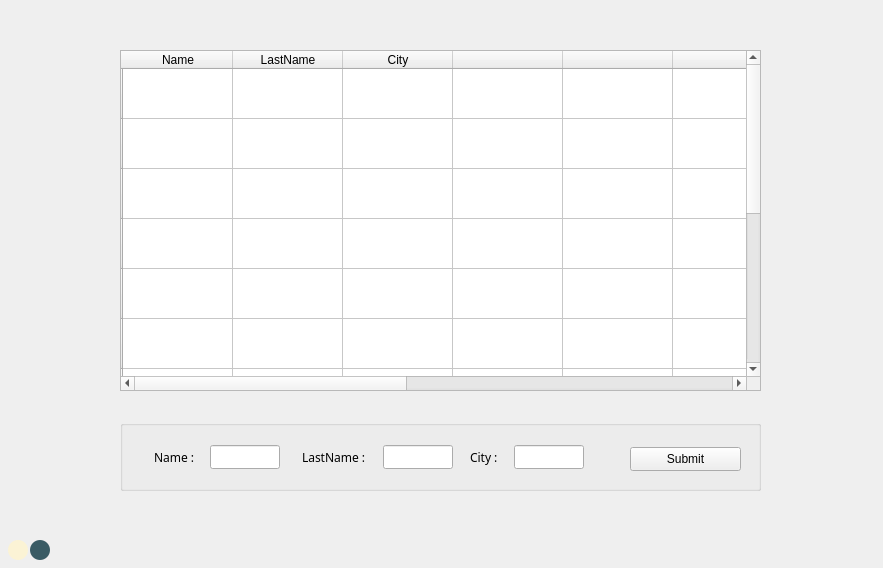
<?xml version="1.0" encoding="UTF-8"?>
<ui version="4.0">
 <class>MainWindow</class>
 <widget class="QMainWindow" name="MainWindow">
  <property name="geometry">
   <rect>
    <x>0</x>
    <y>0</y>
    <width>883</width>
    <height>568</height>
   </rect>
  </property>
  <property name="font">
   <font>
    <bold>false</bold>
   </font>
  </property>
  <property name="tabletTracking">
   <bool>false</bool>
  </property>
  <property name="windowTitle">
   <string>MainWindow</string>
  </property>
  <property name="autoFillBackground">
   <bool>false</bool>
  </property>
  <property name="styleSheet">
   <string notr="true"/>
  </property>
  <property name="iconSize">
   <size>
    <width>40</width>
    <height>40</height>
   </size>
  </property>
  <widget class="QWidget" name="centralwidget">
   <widget class="QTableWidget" name="tableWidget">
    <property name="geometry">
     <rect>
      <x>120</x>
      <y>50</y>
      <width>641</width>
      <height>341</height>
     </rect>
    </property>
    <property name="mouseTracking">
     <bool>true</bool>
    </property>
    <property name="tabletTracking">
     <bool>true</bool>
    </property>
    <property name="autoFillBackground">
     <bool>true</bool>
    </property>
    <property name="styleSheet">
     <string notr="true"/>
    </property>
    <property name="frameShadow">
     <enum>QFrame::Sunken</enum>
    </property>
    <property name="textElideMode">
     <enum>Qt::ElideMiddle</enum>
    </property>
    <property name="showGrid">
     <bool>true</bool>
    </property>
    <property name="gridStyle">
     <enum>Qt::SolidLine</enum>
    </property>
    <property name="sortingEnabled">
     <bool>false</bool>
    </property>
    <property name="wordWrap">
     <bool>true</bool>
    </property>
    <property name="cornerButtonEnabled">
     <bool>true</bool>
    </property>
    <attribute name="horizontalHeaderMinimumSectionSize">
     <number>50</number>
    </attribute>
    <attribute name="horizontalHeaderDefaultSectionSize">
     <number>110</number>
    </attribute>
    <attribute name="horizontalHeaderShowSortIndicator" stdset="0">
     <bool>false</bool>
    </attribute>
    <attribute name="horizontalHeaderStretchLastSection">
     <bool>false</bool>
    </attribute>
    <attribute name="verticalHeaderDefaultSectionSize">
     <number>50</number>
    </attribute>
    <row>
     <property name="text">
      <string notr="true"/>
     </property>
    </row>
    <row>
     <property name="text">
      <string/>
     </property>
    </row>
    <row>
     <property name="text">
      <string/>
     </property>
    </row>
    <row>
     <property name="text">
      <string/>
     </property>
    </row>
    <row>
     <property name="text">
      <string/>
     </property>
    </row>
    <row>
     <property name="text">
      <string/>
     </property>
    </row>
    <row>
     <property name="text">
      <string/>
     </property>
    </row>
    <row>
     <property name="text">
      <string/>
     </property>
    </row>
    <row>
     <property name="text">
      <string/>
     </property>
    </row>
    <row>
     <property name="text">
      <string/>
     </property>
     <property name="font">
      <font>
       <pointsize>1</pointsize>
       <stylestrategy>PreferAntialias</stylestrategy>
       <kerning>false</kerning>
      </font>
     </property>
     <property name="foreground">
      <brush brushstyle="CrossPattern">
       <color alpha="255">
        <red>0</red>
        <green>0</green>
        <blue>0</blue>
       </color>
      </brush>
     </property>
    </row>
    <row>
     <property name="text">
      <string/>
     </property>
    </row>
    <row>
     <property name="text">
      <string/>
     </property>
     <property name="icon">
      <iconset theme="accessories-character-map">
       <normaloff>C:/Users/Sajad Ghandehari/.designer/backup</normaloff>C:/Users/Sajad Ghandehari/.designer/backup</iconset>
     </property>
    </row>
    <column>
     <property name="text">
      <string>Name</string>
     </property>
    </column>
    <column>
     <property name="text">
      <string>LastName</string>
     </property>
    </column>
    <column>
     <property name="text">
      <string>City</string>
     </property>
    </column>
    <column>
     <property name="text">
      <string/>
     </property>
    </column>
    <column>
     <property name="text">
      <string/>
     </property>
    </column>
    <column>
     <property name="text">
      <string/>
     </property>
    </column>
    <column>
     <property name="text">
      <string/>
     </property>
    </column>
    <column>
     <property name="text">
      <string/>
     </property>
    </column>
    <column/>
    <column/>
    <column/>
    <item row="0" column="0">
     <property name="text">
      <string/>
     </property>
    </item>
   </widget>
   <widget class="QPushButton" name="ClasicTheme">
    <property name="geometry">
     <rect>
      <x>8</x>
      <y>540</y>
      <width>20</width>
      <height>20</height>
     </rect>
    </property>
    <property name="sizePolicy">
     <sizepolicy hsizetype="Fixed" vsizetype="Fixed">
      <horstretch>0</horstretch>
      <verstretch>0</verstretch>
     </sizepolicy>
    </property>
    <property name="styleSheet">
     <string notr="true">QPushButton {
    background-color: #FBF3D5; /* Button Color */
    color: #FBF3D5; /* Text Color */
    border-radius: 10px; /* Half the button's height to make it circular */
    width: 20px; /* Adjust width and height as needed */
    height: 20px;
}

QPushButton:hover {
    background-color: #D8D8D8; /* Darker color on hover */
}
</string>
    </property>
    <property name="text">
     <string/>
    </property>
   </widget>
   <widget class="QPushButton" name="darktheme">
    <property name="geometry">
     <rect>
      <x>30</x>
      <y>540</y>
      <width>20</width>
      <height>20</height>
     </rect>
    </property>
    <property name="sizePolicy">
     <sizepolicy hsizetype="Fixed" vsizetype="Fixed">
      <horstretch>0</horstretch>
      <verstretch>0</verstretch>
     </sizepolicy>
    </property>
    <property name="styleSheet">
     <string notr="true">QPushButton {
    background-color: #395B64; /* Button Color */
    color: #395B64; /* Text Color */
    border-radius: 10px; /* Half the button's height to make it circular */
    width: 20px; /* Adjust width and height as needed */
    height: 20px;
}

QPushButton:hover {
    background-color: #005f80; /* Darker color on hover */
}
</string>
    </property>
    <property name="text">
     <string/>
    </property>
   </widget>
   <widget class="QGroupBox" name="groupBox">
    <property name="geometry">
     <rect>
      <x>120</x>
      <y>420</y>
      <width>641</width>
      <height>71</height>
     </rect>
    </property>
    <property name="title">
     <string/>
    </property>
    <widget class="QLineEdit" name="Name">
     <property name="geometry">
      <rect>
       <x>90</x>
       <y>25</y>
       <width>70</width>
       <height>24</height>
      </rect>
     </property>
    </widget>
    <widget class="QLabel" name="label">
     <property name="geometry">
      <rect>
       <x>34</x>
       <y>25</y>
       <width>70</width>
       <height>24</height>
      </rect>
     </property>
     <property name="font">
      <font>
       <family>Berlin Sans FB</family>
       <pointsize>9</pointsize>
       <bold>false</bold>
      </font>
     </property>
     <property name="text">
      <string>Name :</string>
     </property>
    </widget>
    <widget class="QPushButton" name="submit_button">
     <property name="geometry">
      <rect>
       <x>510</x>
       <y>27</y>
       <width>111</width>
       <height>24</height>
      </rect>
     </property>
     <property name="text">
      <string>Submit</string>
     </property>
    </widget>
    <widget class="QLineEdit" name="City">
     <property name="geometry">
      <rect>
       <x>394</x>
       <y>25</y>
       <width>70</width>
       <height>24</height>
      </rect>
     </property>
    </widget>
    <widget class="QLabel" name="label_3">
     <property name="geometry">
      <rect>
       <x>350</x>
       <y>25</y>
       <width>70</width>
       <height>24</height>
      </rect>
     </property>
     <property name="font">
      <font>
       <family>Berlin Sans FB</family>
       <pointsize>9</pointsize>
       <bold>false</bold>
      </font>
     </property>
     <property name="text">
      <string>City :</string>
     </property>
    </widget>
    <widget class="QLineEdit" name="LastName">
     <property name="geometry">
      <rect>
       <x>263</x>
       <y>25</y>
       <width>70</width>
       <height>24</height>
      </rect>
     </property>
    </widget>
    <widget class="QLabel" name="label_2">
     <property name="geometry">
      <rect>
       <x>182</x>
       <y>25</y>
       <width>70</width>
       <height>24</height>
      </rect>
     </property>
     <property name="font">
      <font>
       <family>Berlin Sans FB</family>
       <pointsize>9</pointsize>
       <bold>false</bold>
      </font>
     </property>
     <property name="text">
      <string>LastName :</string>
     </property>
    </widget>
   </widget>
  </widget>
  <action name="actionNew_file">
   <property name="icon">
    <iconset>
     <normaloff>C:/Users/Sajad Ghandehari/.designer/icon/file2.png</normaloff>C:/Users/Sajad Ghandehari/.designer/icon/file2.png</iconset>
   </property>
   <property name="text">
    <string>New file</string>
   </property>
  </action>
  <action name="actionfile_2">
   <property name="text">
    <string>file 2</string>
   </property>
  </action>
  <action name="actionwell_flow">
   <property name="icon">
    <iconset>
     <normaloff>C:/Users/Sajad Ghandehari/.designer/icon/oilwell.png</normaloff>C:/Users/Sajad Ghandehari/.designer/icon/oilwell.png</iconset>
   </property>
   <property name="text">
    <string>well flow</string>
   </property>
  </action>
  <action name="actionRun">
   <property name="icon">
    <iconset>
     <normaloff>C:/Users/Sajad Ghandehari/.designer/icon/play.png</normaloff>C:/Users/Sajad Ghandehari/.designer/icon/play.png</iconset>
   </property>
   <property name="text">
    <string>Run</string>
   </property>
  </action>
  <action name="actionopen_file">
   <property name="icon">
    <iconset>
     <normaloff>C:/Users/Sajad Ghandehari/.designer/icon/openFile.png</normaloff>C:/Users/Sajad Ghandehari/.designer/icon/openFile.png</iconset>
   </property>
   <property name="text">
    <string>Open file</string>
   </property>
  </action>
  <action name="actionSave_file">
   <property name="icon">
    <iconset>
     <normaloff>C:/Users/Sajad Ghandehari/.designer/icon/savefile.png</normaloff>C:/Users/Sajad Ghandehari/.designer/icon/savefile.png</iconset>
   </property>
   <property name="text">
    <string>Save file</string>
   </property>
  </action>
 </widget>
 <resources/>
 <connections/>
</ui>
